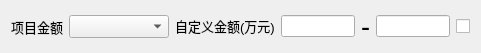
            <widget class="QWidget" name="layoutWidget_5">
                <property name="geometry">
                    <rect>
                        <x>10</x>
                        <y>480</y>
                        <width>481</width>
                        <height>39</height>
                    </rect>
                </property>
                <layout class="QHBoxLayout" name="horizontalLayout_19">
                    <item>
                        <layout class="QHBoxLayout" name="horizontalLayout_17">
                            <item>
                                <widget class="QLabel" name="label_15">
                                    <property name="font">
                                        <font>
                                            <pointsize>10</pointsize>
                                            <bold>false</bold>
                                            <underline>false</underline>
                                            <stylestrategy>PreferDefault</stylestrategy>
                                        </font>
                                    </property>
                                    <property name="text">
                                        <string>项目金额</string>
                                    </property>
                                </widget>
                            </item>
                            <item>
                                <widget class="QComboBox" name="cb_itemAmount">
                                    <property name="minimumSize">
                                        <size>
                                            <width>100</width>
                                            <height>20</height>
                                        </size>
                                    </property>
                                    <property name="font">
                                        <font>
                                            <pointsize>10</pointsize>
                                            <bold>false</bold>
                                            <underline>false</underline>
                                            <stylestrategy>PreferDefault</stylestrategy>
                                        </font>
                                    </property>
                                </widget>
                            </item>
                        </layout>
                    </item>
                    <item>
                        <layout class="QHBoxLayout" name="horizontalLayout_18">
                            <item>
                                <widget class="QLabel" name="label_16">
                                    <property name="minimumSize">
                                        <size>
                                            <width>100</width>
                                            <height>20</height>
                                        </size>
                                    </property>
                                    <property name="maximumSize">
                                        <size>
                                            <width>100</width>
                                            <height>20</height>
                                        </size>
                                    </property>
                                    <property name="font">
                                        <font>
                                            <pointsize>10</pointsize>
                                            <bold>false</bold>
                                            <underline>false</underline>
                                            <stylestrategy>PreferDefault</stylestrategy>
                                        </font>
                                    </property>
                                    <property name="text">
                                        <string>自定义金额(万元)</string>
                                    </property>
                                </widget>
                            </item>
                            <item>
                                <widget class="QLineEdit" name="le_minimumAmount"/>
                            </item>
                            <item>
                                <widget class="QLabel" name="label_17">
                                    <property name="font">
                                        <font>
                                            <pointsize>20</pointsize>
                                            <bold>false</bold>
                                            <underline>false</underline>
                                            <stylestrategy>PreferDefault</stylestrategy>
                                        </font>
                                    </property>
                                    <property name="text">
                                        <string>-</string>
                                    </property>
                                </widget>
                            </item>
                            <item>
                                <widget class="QLineEdit" name="le_maximunAmount"/>
                            </item>
                            <item>
                                <widget class="QCheckBox" name="cb_customAmount">
                                    <property name="text">
                                        <string/>
                                    </property>
                                </widget>
                            </item>
                        </layout>
                    </item>
                </layout>
            </widget>
